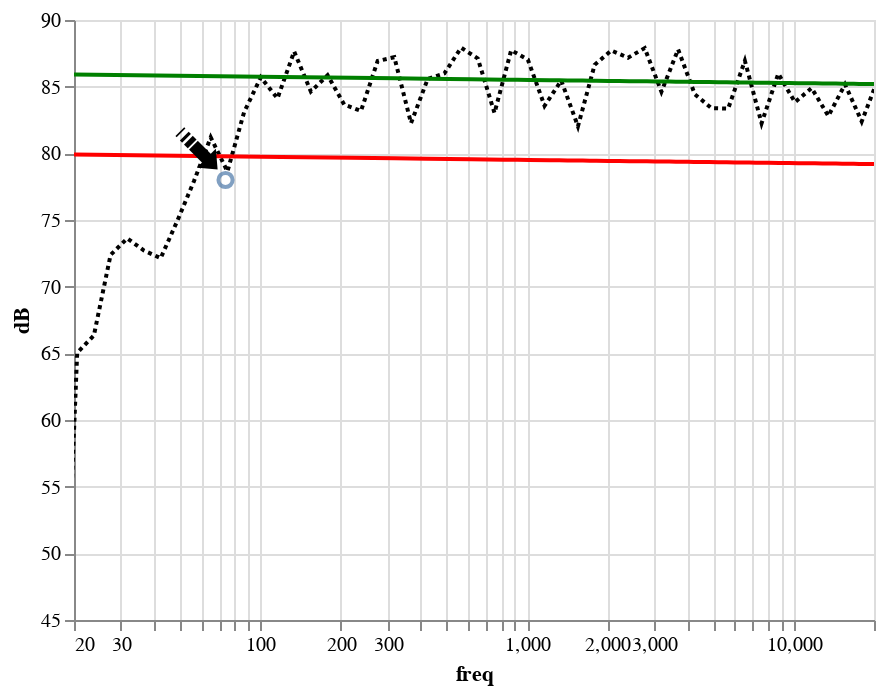

Source (notebook cell):
### Markdown cell above
## Low Frequency Extension (LFX)

The intersection between the frequency graph and the red line is called LFX (Low Frequency Extension). You will see it in specification: 50hz at -6dB (sometimes -10dB or no indication).

### What is good what is bad?
Here good and bad are a function of the physical size of your speaker. If it is a bookshelve, 
50hz is good, it is a large tower, you can go as low as 30hz and sometimes less.

You will see that the price climbs steadily when LFX goes down. It is usually cheaper to add 
a subwoofer (or two) to a pair of bookshelves than to buy large towers.

Bass are nice! Your neibourgh may disagree.

### Why -6dB as a measuring point?

All measurement are supposed to be done in a special anechoic room.
In your room, you have walls that will reflect the sound and increase the volume.
If your speakers are against a wall or in a corner, the volume will increase by 6dB (resp 12dB). 
That's also why you will hear too much bass if you put your speaker in a corner.

### Low and high volume and perceived amount of bass?

Your ears are also complicated. Let's suppose you are in your sofa listening to music. 
If the volume is low, you need more bass and more trebel. If the volume increases a lot, 
then you don't need to boost bass and treble. We used to have settings on amplifiers to 
compensate for this ([loudness compensation](https://en.wikipedia.org/wiki/Loudness_compensation)).

### Code cell
g_fr+reg+reg_down + d_point + d_text

### Figure 1 — Vega-Lite specification as saved in the notebook (floating-point values rounded to 4 significant figures)
{"config": {"view": {"continuousWidth": 400, "continuousHeight": 300}}, "layer": [{"mark": {"type": "line", "clip": true, "color": "black", "strokeDash": [2, 2]}, "encoding": {"x": {"type": "quantitative", "field": "freq", "scale": {"domain": [20, 20000], "nice": false, "type": "log"}}, "y": {"type": "quantitative", "field": "dB", "scale": {"domain": [45, 90], "type": "linear"}}}}, {"mark": {"type": "line", "color": "green"}, "encoding": {"x": {"type": "quantitative", "field": "freq", "scale": {"domain": [20, 20000], "nice": false, "type": "log"}}, "y": {"type": "quantitative", "field": "dB", "scale": {"domain": [45, 90], "type": "linear"}}}, "transform": [{"filter": "datum.freq>120 & datum.freq<10000"}, {"on": "freq", "regression": "dB", "extent": [20, 20000], "method": "log"}]}, {"mark": {"type": "line", "color": "red"}, "encoding": {"x": {"type": "quantitative", "field": "freq", "scale": {"domain": [20, 20000], "nice": false, "type": "log"}}, "y": {"type": "quantitative", "field": "dB", "scale": {"domain": [45, 90], "type": "linear"}}}, "transform": [{"filter": "datum.freq>120 & datum.freq<10000"}, {"on": "freq", "regression": "dB", "extent": [20, 20000], "method": "log"}, {"calculate": "datum.dB-6", "as": "dB"}]}, {"data": {"name": "data-11822d1cb7c18c82dac19f6ab7834520"}, "mark": {"type": "point", "size": 50}, "encoding": {"x": {"type": "quantitative", "field": "freq"}, "y": {"type": "quantitative", "field": "dB"}}}, {"data": {"name": "data-11822d1cb7c18c82dac19f6ab7834520"}, "mark": {"type": "text", "angle": 45, "dx": -20, "dy": 0, "fontSize": 35}, "encoding": {"text": {"type": "nominal", "field": "textof"}, "x": {"type": "quantitative", "field": "freq"}, "y": {"type": "quantitative", "field": "dB"}}}], "data": {"name": "data-17466af4a4b99522df100c42b311de19"}, "$schema": "https://vega.github.io/schema/vega-lite/v4.8.1.json", "datasets": {"data-17466af4a4b99522df100c42b311de19": [{"freq": 10.0, "dB": 30.95}, {"freq": 11.55, "dB": 27.98}, {"freq": 13.34, "dB": 31.3}, {"freq": 15.41, "dB": 34.51}, {"freq": 17.8, "dB": 34.2}, {"freq": 20.56, "dB": 65.04}, {"freq": 23.75, "dB": 66.34}, {"freq": 27.43, "dB": 72.38}, {"freq": 31.68, "dB": 73.63}, {"freq": 36.59, "dB": 72.71}, {"freq": 42.26, "dB": 72.13}, {"freq": 48.81, "dB": 74.94}, {"freq": 56.38, "dB": 77.93}, {"freq": 65.12, "dB": 81.2}, {"freq": 75.22, "dB": 78.64}, {"freq": 86.88, "dB": 83.09}, {"freq": 100.4, "dB": 85.7}, {"freq": 115.9, "dB": 84.12}, {"freq": 133.9, "dB": 87.64}, {"freq": 154.6, "dB": 84.63}, {"freq": 178.6, "dB": 85.86}, {"freq": 206.3, "dB": 83.65}, {"freq": 238.3, "dB": 83.18}, {"freq": 275.2, "dB": 86.92}, {"freq": 317.9, "dB": 87.21}, {"freq": 367.2, "dB": 82.26}, {"freq": 424.1, "dB": 85.58}, {"freq": 489.9, "dB": 85.99}, {"freq": 565.8, "dB": 87.92}, {"freq": 653.5, "dB": 87.12}, {"freq": 754.9, "dB": 83.03}, {"freq": 871.9, "dB": 87.73}, {"freq": 1007.0, "dB": 87.02}, {"freq": 1163.0, "dB": 83.56}, {"freq": 1344.0, "dB": 85.46}, {"freq": 1552.0, "dB": 82.03}, {"freq": 1792.0, "dB": 86.64}, {"freq": 2070.0, "dB": 87.71}, {"freq": 2391.0, "dB": 87.17}, {"freq": 2762.0, "dB": 87.89}, {"freq": 3190.0, "dB": 84.61}, {"freq": 3685.0, "dB": 87.79}, {"freq": 4256.0, "dB": 84.43}, {"freq": 4916.0, "dB": 83.39}, {"freq": 5678.0, "dB": 83.36}, {"freq": 6559.0, "dB": 86.94}, {"freq": 7575.0, "dB": 82.26}, {"freq": 8750.0, "dB": 85.98}, {"freq": 10110.0, "dB": 83.84}, {"freq": 11670.0, "dB": 84.9}, {"freq": 13480.0, "dB": 82.8}, {"freq": 15570.0, "dB": 85.17}, {"freq": 17990.0, "dB": 82.39}, {"freq": 20780.0, "dB": 85.64}, {"freq": 24000.0, "dB": 84.97}, {"freq": 27720.0, "dB": 81.05}, {"freq": 32020.0, "dB": 77.99}, {"freq": 36980.0, "dB": 77.47}, {"freq": 42710.0, "dB": 77.48}, {"freq": 49330.0, "dB": 77.05}], "data-11822d1cb7c18c82dac19f6ab7834520": [{"freq": 74, "dB": 78, "textof": "➟"}]}}
